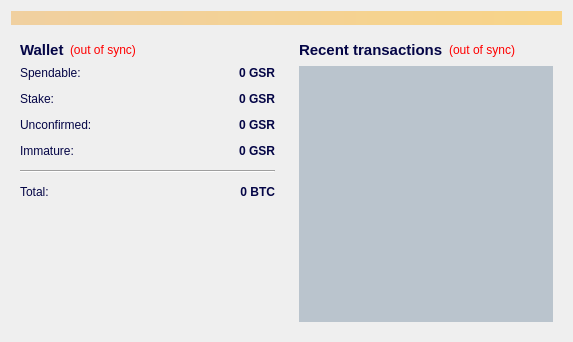
<?xml version="1.0" encoding="UTF-8"?>
<ui version="4.0">
 <class>OverviewPage</class>
 <widget class="QWidget" name="OverviewPage">
  <property name="geometry">
   <rect>
    <x>0</x>
    <y>0</y>
    <width>573</width>
    <height>342</height>
   </rect>
  </property>
  <property name="windowTitle">
   <string>Form</string>
  </property>
  <property name="styleSheet">
   <string notr="true">color: rgb(4, 5, 70);</string>
  </property>
  <layout class="QVBoxLayout" name="topLayout">
   <item>
    <widget class="QLabel" name="labelAlerts">
     <property name="visible">
      <bool>false</bool>
     </property>
     <property name="styleSheet">
      <string notr="true">background-color: qlineargradient(x1: 0, y1: 0, x2: 1, y2: 0, stop:0 #F0D0A0, stop:1 #F8D488);  color:#6a839a
</string>
     </property>
     <property name="wordWrap">
      <bool>true</bool>
     </property>
     <property name="margin">
      <number>3</number>
     </property>
    </widget>
   </item>
   <item>
    <layout class="QHBoxLayout" name="horizontalLayout" stretch="1,1">
     <item>
      <layout class="QVBoxLayout" name="verticalLayout_2">
       <item>
        <widget class="QWidget" name="widget" native="true">
         <layout class="QVBoxLayout" name="verticalLayout_4">
          <item>
           <layout class="QHBoxLayout" name="horizontalLayout_4">
            <item>
             <widget class="QLabel" name="label_5">
              <property name="font">
               <font>
                <pointsize>11</pointsize>
                <weight>75</weight>
                <bold>true</bold>
               </font>
              </property>
              <property name="text">
               <string>Wallet</string>
              </property>
             </widget>
            </item>
            <item>
             <widget class="QLabel" name="labelWalletStatus">
              <property name="toolTip">
               <string>The displayed information may be out of date. Your wallet automatically synchronizes with the GeyserCoin network after a connection is established, but this process has not completed yet.</string>
              </property>
              <property name="styleSheet">
               <string notr="true">QLabel { color: red; }</string>
              </property>
              <property name="text">
               <string notr="true">(out of sync)</string>
              </property>
              <property name="alignment">
               <set>Qt::AlignLeading|Qt::AlignLeft|Qt::AlignVCenter</set>
              </property>
             </widget>
            </item>
            <item>
             <spacer name="horizontalSpacer_2">
              <property name="orientation">
               <enum>Qt::Horizontal</enum>
              </property>
              <property name="sizeHint" stdset="0">
               <size>
                <width>40</width>
                <height>20</height>
               </size>
              </property>
             </spacer>
            </item>
           </layout>
          </item>
          <item>
           <layout class="QFormLayout" name="formLayout_2">
            <property name="fieldGrowthPolicy">
             <enum>QFormLayout::AllNonFixedFieldsGrow</enum>
            </property>
            <property name="horizontalSpacing">
             <number>12</number>
            </property>
            <property name="verticalSpacing">
             <number>12</number>
            </property>
            <item row="0" column="0">
             <widget class="QLabel" name="label">
              <property name="text">
               <string>Spendable:</string>
              </property>
             </widget>
            </item>
            <item row="0" column="1">
             <widget class="QLabel" name="labelBalance">
              <property name="palette">
               <palette>
                <active>
                 <colorrole role="WindowText">
                  <brush brushstyle="SolidPattern">
                   <color alpha="255">
                    <red>4</red>
                    <green>5</green>
                    <blue>70</blue>
                   </color>
                  </brush>
                 </colorrole>
                 <colorrole role="Light">
                  <brush brushstyle="SolidPattern">
                   <color alpha="255">
                    <red>124</red>
                    <green>255</green>
                    <blue>24</blue>
                   </color>
                  </brush>
                 </colorrole>
                 <colorrole role="Text">
                  <brush brushstyle="SolidPattern">
                   <color alpha="255">
                    <red>4</red>
                    <green>5</green>
                    <blue>70</blue>
                   </color>
                  </brush>
                 </colorrole>
                 <colorrole role="BrightText">
                  <brush brushstyle="SolidPattern">
                   <color alpha="255">
                    <red>0</red>
                    <green>85</green>
                    <blue>127</blue>
                   </color>
                  </brush>
                 </colorrole>
                 <colorrole role="ButtonText">
                  <brush brushstyle="SolidPattern">
                   <color alpha="255">
                    <red>4</red>
                    <green>5</green>
                    <blue>70</blue>
                   </color>
                  </brush>
                 </colorrole>
                </active>
                <inactive>
                 <colorrole role="WindowText">
                  <brush brushstyle="SolidPattern">
                   <color alpha="255">
                    <red>4</red>
                    <green>5</green>
                    <blue>70</blue>
                   </color>
                  </brush>
                 </colorrole>
                 <colorrole role="Light">
                  <brush brushstyle="SolidPattern">
                   <color alpha="255">
                    <red>124</red>
                    <green>255</green>
                    <blue>24</blue>
                   </color>
                  </brush>
                 </colorrole>
                 <colorrole role="Text">
                  <brush brushstyle="SolidPattern">
                   <color alpha="255">
                    <red>4</red>
                    <green>5</green>
                    <blue>70</blue>
                   </color>
                  </brush>
                 </colorrole>
                 <colorrole role="BrightText">
                  <brush brushstyle="SolidPattern">
                   <color alpha="255">
                    <red>0</red>
                    <green>85</green>
                    <blue>127</blue>
                   </color>
                  </brush>
                 </colorrole>
                 <colorrole role="ButtonText">
                  <brush brushstyle="SolidPattern">
                   <color alpha="255">
                    <red>4</red>
                    <green>5</green>
                    <blue>70</blue>
                   </color>
                  </brush>
                 </colorrole>
                </inactive>
                <disabled>
                 <colorrole role="WindowText">
                  <brush brushstyle="SolidPattern">
                   <color alpha="255">
                    <red>4</red>
                    <green>5</green>
                    <blue>70</blue>
                   </color>
                  </brush>
                 </colorrole>
                 <colorrole role="Light">
                  <brush brushstyle="SolidPattern">
                   <color alpha="255">
                    <red>124</red>
                    <green>255</green>
                    <blue>24</blue>
                   </color>
                  </brush>
                 </colorrole>
                 <colorrole role="Text">
                  <brush brushstyle="SolidPattern">
                   <color alpha="255">
                    <red>4</red>
                    <green>5</green>
                    <blue>70</blue>
                   </color>
                  </brush>
                 </colorrole>
                 <colorrole role="BrightText">
                  <brush brushstyle="SolidPattern">
                   <color alpha="255">
                    <red>0</red>
                    <green>85</green>
                    <blue>127</blue>
                   </color>
                  </brush>
                 </colorrole>
                 <colorrole role="ButtonText">
                  <brush brushstyle="SolidPattern">
                   <color alpha="255">
                    <red>4</red>
                    <green>5</green>
                    <blue>70</blue>
                   </color>
                  </brush>
                 </colorrole>
                </disabled>
               </palette>
              </property>
              <property name="font">
               <font>
                <weight>75</weight>
                <bold>true</bold>
               </font>
              </property>
              <property name="cursor">
               <cursorShape>IBeamCursor</cursorShape>
              </property>
              <property name="toolTip">
               <string>Your current spendable balance</string>
              </property>
              <property name="styleSheet">
               <string notr="true"/>
              </property>
              <property name="text">
               <string notr="true">0 GSR</string>
              </property>
              <property name="alignment">
               <set>Qt::AlignRight|Qt::AlignTrailing|Qt::AlignVCenter</set>
              </property>
              <property name="textInteractionFlags">
               <set>Qt::LinksAccessibleByMouse|Qt::TextSelectableByKeyboard|Qt::TextSelectableByMouse</set>
              </property>
             </widget>
            </item>
            <item row="1" column="0">
             <widget class="QLabel" name="label_6">
              <property name="text">
               <string>Stake:</string>
              </property>
             </widget>
            </item>
            <item row="1" column="1">
             <widget class="QLabel" name="labelStake">
              <property name="font">
               <font>
                <weight>75</weight>
                <bold>true</bold>
               </font>
              </property>
              <property name="cursor">
               <cursorShape>IBeamCursor</cursorShape>
              </property>
              <property name="toolTip">
               <string>Total of coins that was staked, and do not yet count toward the current balance</string>
              </property>
              <property name="styleSheet">
               <string notr="true"/>
              </property>
              <property name="text">
               <string notr="true">0 GSR</string>
              </property>
              <property name="alignment">
               <set>Qt::AlignRight|Qt::AlignTrailing|Qt::AlignVCenter</set>
              </property>
              <property name="textInteractionFlags">
               <set>Qt::LinksAccessibleByMouse|Qt::TextSelectableByKeyboard|Qt::TextSelectableByMouse</set>
              </property>
             </widget>
            </item>
            <item row="2" column="0">
             <widget class="QLabel" name="label_3">
              <property name="text">
               <string>Unconfirmed:</string>
              </property>
             </widget>
            </item>
            <item row="2" column="1">
             <widget class="QLabel" name="labelUnconfirmed">
              <property name="font">
               <font>
                <weight>75</weight>
                <bold>true</bold>
               </font>
              </property>
              <property name="cursor">
               <cursorShape>IBeamCursor</cursorShape>
              </property>
              <property name="toolTip">
               <string>Total of transactions that have yet to be confirmed, and do not yet count toward the current balance</string>
              </property>
              <property name="styleSheet">
               <string notr="true">gridline-color: rgb(170, 0, 127);</string>
              </property>
              <property name="text">
               <string notr="true">0 GSR</string>
              </property>
              <property name="alignment">
               <set>Qt::AlignRight|Qt::AlignTrailing|Qt::AlignVCenter</set>
              </property>
              <property name="textInteractionFlags">
               <set>Qt::LinksAccessibleByMouse|Qt::TextSelectableByKeyboard|Qt::TextSelectableByMouse</set>
              </property>
             </widget>
            </item>
            <item row="3" column="0">
             <widget class="QLabel" name="labelImmatureText">
              <property name="text">
               <string>Immature:</string>
              </property>
             </widget>
            </item>
            <item row="3" column="1">
             <widget class="QLabel" name="labelImmature">
              <property name="font">
               <font>
                <weight>75</weight>
                <bold>true</bold>
               </font>
              </property>
              <property name="toolTip">
               <string>Mined balance that has not yet matured</string>
              </property>
              <property name="text">
               <string notr="true">0 GSR</string>
              </property>
              <property name="alignment">
               <set>Qt::AlignRight|Qt::AlignTrailing|Qt::AlignVCenter</set>
              </property>
              <property name="textInteractionFlags">
               <set>Qt::LinksAccessibleByMouse|Qt::TextSelectableByKeyboard|Qt::TextSelectableByMouse</set>
              </property>
             </widget>
            </item>
            <item row="4" column="0" colspan="2">
             <widget class="Line" name="line">
              <property name="orientation">
               <enum>Qt::Horizontal</enum>
              </property>
             </widget>
            </item>
            <item row="5" column="0">
             <widget class="QLabel" name="labelTotalText">
              <property name="text">
               <string>Total:</string>
              </property>
             </widget>
            </item>
            <item row="5" column="1">
             <widget class="QLabel" name="labelTotal">
              <property name="font">
               <font>
                <weight>75</weight>
                <bold>true</bold>
               </font>
              </property>
              <property name="cursor">
               <cursorShape>IBeamCursor</cursorShape>
              </property>
              <property name="toolTip">
               <string>Your current total balance</string>
              </property>
              <property name="text">
               <string notr="true">0 BTC</string>
              </property>
              <property name="alignment">
               <set>Qt::AlignRight|Qt::AlignTrailing|Qt::AlignVCenter</set>
              </property>
              <property name="textInteractionFlags">
               <set>Qt::LinksAccessibleByMouse|Qt::TextSelectableByKeyboard|Qt::TextSelectableByMouse</set>
              </property>
             </widget>
            </item>
           </layout>
          </item>
         </layout>
        </widget>
       </item>
       <item>
        <spacer name="verticalSpacer">
         <property name="orientation">
          <enum>Qt::Vertical</enum>
         </property>
         <property name="sizeHint" stdset="0">
          <size>
           <width>20</width>
           <height>40</height>
          </size>
         </property>
        </spacer>
       </item>
      </layout>
     </item>
     <item>
      <layout class="QVBoxLayout" name="verticalLayout_3">
       <item>
        <widget class="QWidget" name="widget_2" native="true">
         <layout class="QVBoxLayout" name="verticalLayout">
          <item>
           <layout class="QHBoxLayout" name="horizontalLayout_2">
            <item>
             <widget class="QLabel" name="label_4">
              <property name="font">
               <font>
                <pointsize>11</pointsize>
                <weight>75</weight>
                <bold>true</bold>
               </font>
              </property>
              <property name="text">
               <string>&lt;b&gt;Recent transactions&lt;/b&gt;</string>
              </property>
             </widget>
            </item>
            <item>
             <widget class="QLabel" name="labelTransactionsStatus">
              <property name="toolTip">
               <string>The displayed information may be out of date. Your wallet automatically synchronizes with the GeyserCoin network after a connection is established, but this process has not completed yet.</string>
              </property>
              <property name="styleSheet">
               <string notr="true">QLabel { color: red; }</string>
              </property>
              <property name="text">
               <string notr="true">(out of sync)</string>
              </property>
              <property name="alignment">
               <set>Qt::AlignRight|Qt::AlignTrailing|Qt::AlignVCenter</set>
              </property>
             </widget>
            </item>
            <item>
             <spacer name="horizontalSpacer">
              <property name="orientation">
               <enum>Qt::Horizontal</enum>
              </property>
              <property name="sizeHint" stdset="0">
               <size>
                <width>40</width>
                <height>20</height>
               </size>
              </property>
             </spacer>
            </item>
           </layout>
          </item>
          <item>
           <widget class="QListView" name="listTransactions">
            <property name="styleSheet">
             <string notr="true">background-color: rgba(106, 131, 154, 101);</string>
            </property>
            <property name="frameShape">
             <enum>QFrame::NoFrame</enum>
            </property>
            <property name="verticalScrollBarPolicy">
             <enum>Qt::ScrollBarAlwaysOff</enum>
            </property>
            <property name="horizontalScrollBarPolicy">
             <enum>Qt::ScrollBarAlwaysOff</enum>
            </property>
            <property name="selectionMode">
             <enum>QAbstractItemView::NoSelection</enum>
            </property>
           </widget>
          </item>
         </layout>
        </widget>
       </item>
      </layout>
     </item>
    </layout>
   </item>
  </layout>
 </widget>
 <resources/>
 <connections/>
</ui>
